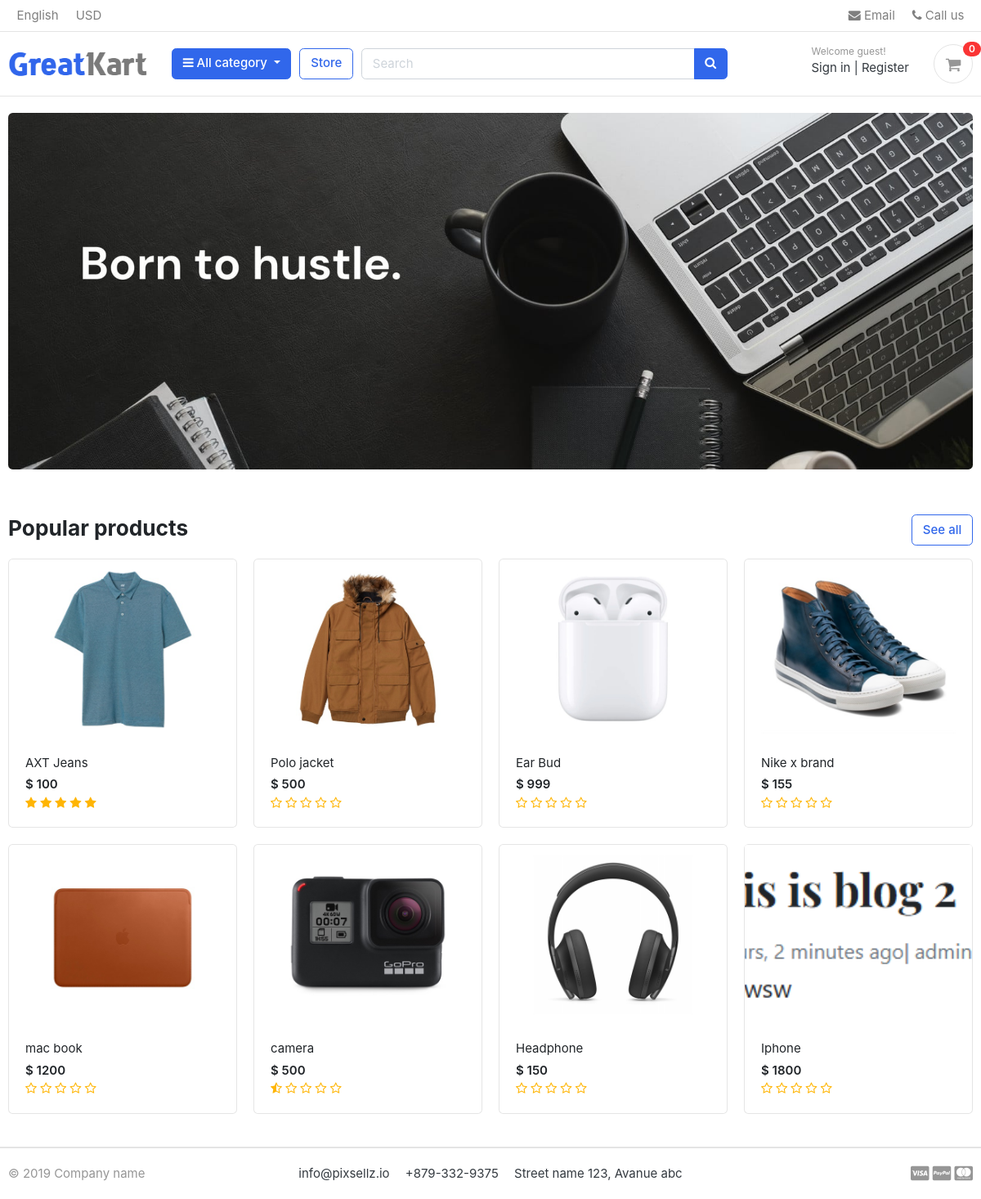
The page / on the database its author committed.
### store/models.py (models this page shows, shortened)
class Product(models.Model):
    product_name = models.CharField(max_length=200, unique=True)
    slug = models.SlugField(max_length=200, unique=True)
    description = models.TextField(max_length=500, blank=True)
    price = models.IntegerField()
    images = models.ImageField(upload_to='photos/products')
    stock = models.IntegerField()
    is_available = models.BooleanField(default=True)
    category = models.ForeignKey(Category, on_delete=models.CASCADE)
    created_date = models.DateTimeField(auto_now_add=True)
    modified_date = models.DateTimeField(auto_now=True)
    def get_url(self):
        return reverse('product_detail', args=[self.category.slug, self.slug]) # product_detail is coming from store/urls.py
    def averageReview(self):
        reviews = ReviewRating.objects.filter(product=self, status=True).aggregate(average=Avg('rating'))
        avg = 0
        if reviews['average'] is not None:
            avg = float(reviews['average'])
        return avg

### greatkart/views.py (the view)
# urls.py: 2. Add a URL to urlpatterns:  path('', views.home, name='home')
def home(request):
    products = Product.objects.all().filter(is_available=True).order_by('created_date')
    reviews = None
    for product in products:
        reviews = ReviewRating.objects.filter(product_id=product.id, status=True)
    context = {
        'products': products,
        'reviews': reviews,
    }
    return render(request, 'home.html', context)

### carts/context_processors.py (called while the page is built)
def counter(request):
    cart_count = 0
    if 'admin' in request.path: # to avoid showing cart item count in admin panel
        return {}
    else:
        try:
            cart = Cart.objects.filter(cart_id=_cart_id(request)) # get the cart using the cart_id present in the session
            if request.user.is_authenticated:
                cart_items = CartItem.objects.all().filter(user=request.user)
            else:
                cart_items = CartItem.objects.all().filter(cart=cart[:1]) # get the cart items associated with the cart
            for cart_item in cart_items:
                cart_count += cart_item.quantity # count the total quantity of items in the cart
        except Cart.DoesNotExist:
            cart_count = 0
    return dict(cart_count=cart_count)

### carts/views.py (called while the page is built)
def _cart_id(request):
    cart = request.session.session_key # get the session key
    if not cart:
        cart = request.session.create() # create a new session if not present
    return cart

### category/context_processors.py (called while the page is built)
def menu_links(request):
    links = Category.objects.all()
    return dict(links=links)

### category/models.py (called while the page is built)
    def get_url(self):
        return reverse('products_by_category', args=[self.slug]) #this product_by_category is coming from store/urls.py

### templates/home.html
{% extends 'base.html' %}
{% load static %}
{% block content %}
<section class="section-intro padding-y-sm">
<div class="container">
<div class="intro-banner-wrap">
	<img src="{% static 'images/banners/1.jpg' %}" class="img-fluid rounded">
</div>
</div>
</section>
<section class="section-name padding-y-sm">
<div class="container">
<header class="section-heading">
	<a href="{% url 'store' %}" class="btn btn-outline-primary float-right">See all</a>
	<h3 class="section-title">Popular products</h3>
</header>
<div class="row">
	{% for product in products %}
	<div class="col-md-3">
		<div class="card card-product-grid">
			<a href="{{ product.get_url }}" class="img-wrap"> <img src="{{ product.images.url }}"> </a>
			<figcaption class="info-wrap">
				<a href="{{ product.get_url }}" class="title">{{ product.product_name }}</a>
				<div class="price mt-1">$ {{ product.price }}</div>
				<div class="rating-star">
					<span>
						<i class="fa fa-star{% if product.averageReview < 0.5 %}-o{% elif product.averageReview >= 0.5 and product.averageReview < 1 %}-half-o {% endif %}" aria-hidden="true"></i>
						<i class="fa fa-star{% if product.averageReview < 1.5 %}-o{% elif product.averageReview >= 1.5 and product.averageReview < 2 %}-half-o {% endif %}" aria-hidden="true"></i>
						<i class="fa fa-star{% if product.averageReview < 2.5 %}-o{% elif product.averageReview >= 2.5 and product.averageReview < 3 %}-half-o {% endif %}" aria-hidden="true"></i>
						<i class="fa fa-star{% if product.averageReview < 3.5 %}-o{% elif product.averageReview >= 3.5 and product.averageReview < 4 %}-half-o {% endif %}" aria-hidden="true"></i>
						<i class="fa fa-star{% if product.averageReview < 4.5 %}-o{% elif product.averageReview >= 4.5 and product.averageReview < 5 %}-half-o {% endif %}" aria-hidden="true"></i>
						</span>
				</div>
			</figcaption>
		</div>
	</div>
	{% endfor %}
</div>
</div>
</section>
</body>
</html>
{% endblock %}

### static/css/ui.css (style rules this page uses)
html { font-family: "Inter", sans-serif; font-size: 15px; }
.img-wrap { text-align: center; display: block; }
.img-wrap img { max-width: 100%; }
.padding-y-sm { padding-top: 20px; padding-bottom: 20px; }
.section-heading { margin-bottom: 20px; margin-top: 15px; }
.section-title { color: #212529; }
[class*=card-product] a.title { color: #212529; display: block; }
[class*=card-product] .img-wrap { overflow: hidden; position: relative; }
[class*=card-product] .img-wrap img { height: 100%; max-width: 100%; width: auto; display: inline-block; -o-object-fit: cover; object-fit: cover; }
.card-product-grid { margin-bottom: 20px; }
.card-product-grid .img-wrap { border-radius: 0.2rem 0.2rem 0 0; height: 220px; }
.card-product-grid .info-wrap { overflow: hidden; padding: 18px 20px; }
.card .img-wrap { overflow: hidden; }
.price { font-weight: 600; color: #212529; }

### static/css/custom.css (style rules this page uses)
.rating-star i { color: #ffb503 !important; }

### rows shown on the page
Product: images (picture), product_name "AXT Jeans", price "100"
Product: images (picture), product_name "Polo jacket", price "500"
Product: images (picture), product_name "Ear Bud", price "999"
Product: images (picture), product_name "Nike x brand", price "155"
Product: images (picture), product_name "mac book", price "1200"
Product: images (picture), product_name "camera", price "500"
Product: images (picture), product_name "Headphone", price "150"
Product: images (picture), product_name "Iphone", price "1800"

### other values the page prints
{{ cart_count }} "0"
